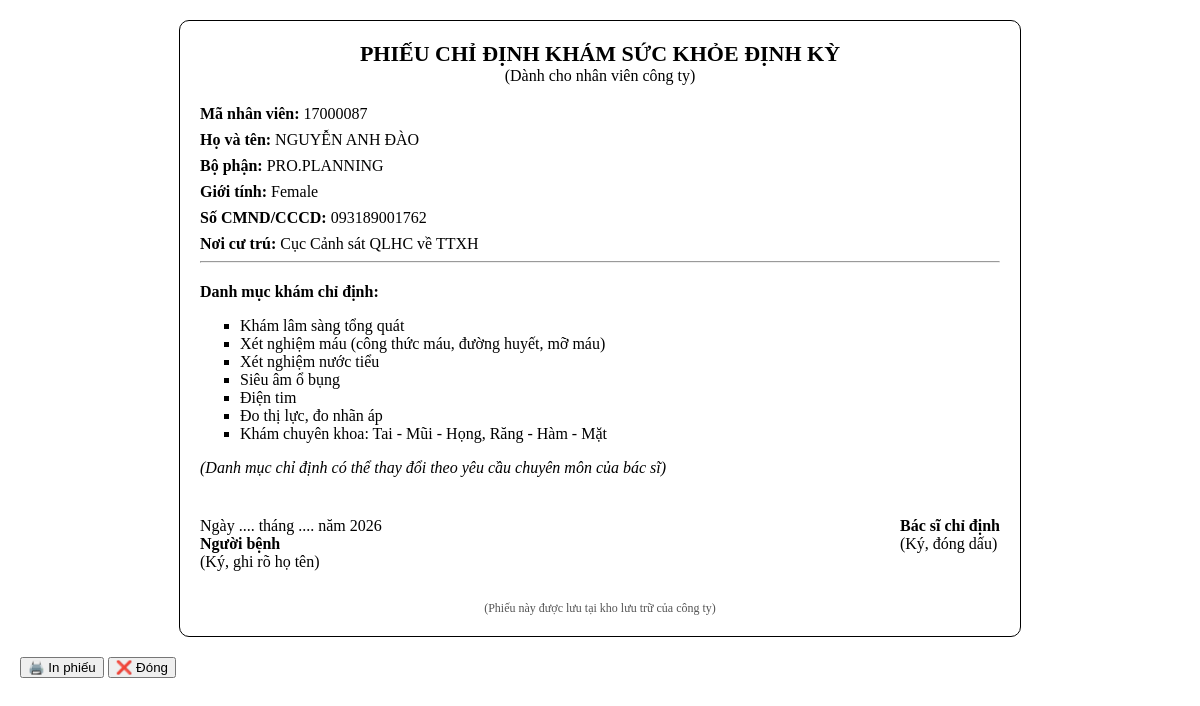
Page /import_bulk_exam.php?emp_no=17000087 on the committed database.
### tables this page shows
CREATE TABLE `employees` (
  `id` int(11) NOT NULL,
  `emp_no` varchar(20) NOT NULL,
  `name` varchar(255) NOT NULL,
  `factory_location` varchar(100) DEFAULT NULL,
  `bp` varchar(100) DEFAULT NULL,
  `dept` varchar(255) DEFAULT NULL,
  `gender` varchar(10) DEFAULT NULL,
  `national_id` varchar(50) DEFAULT NULL,
  `res_place` varchar(255) DEFAULT NULL,
  `position` varchar(100) DEFAULT NULL,
  `emp_class` varchar(100) DEFAULT NULL,
  `hire_type` varchar(50) DEFAULT NULL,
  `emp_status` varchar(50) DEFAULT NULL,
  `hire_date` date DEFAULT NULL,
  `promotion_date` date DEFAULT NULL,
  `re_check1` varchar(50) DEFAULT NULL,
  `re_check2` varchar(50) DEFAULT NULL,
  `remark_original` text DEFAULT NULL,
  `is_received` tinyint(1) DEFAULT 0,
  `received_date` datetime DEFAULT NULL,
  `printed_count` int(11) DEFAULT 0,
  `last_print_date` datetime DEFAULT NULL,
  `is_returned` tinyint(1) DEFAULT 0,
  `returned_date` datetime DEFAULT NULL,
  `note` text DEFAULT NULL,
  `created_at` timestamp NOT NULL DEFAULT current_timestamp(),
  `note_date` date DEFAULT NULL
);

### import_bulk_exam.php (the view, shortened to what this page needs)
<?php
require_once 'config.php';
$emp_no = $_GET['emp_no'] ?? '';
$force = isset($_GET['force']) && $_GET['force'] == 1;
$storageDir = __DIR__ . '/prescriptions';
$filePath = $storageDir . '/' . $emp_no . '.html';
if (file_exists($filePath) && !$force) {
    $html = file_get_contents($filePath);
} else {
    $stmt = $pdo->prepare("SELECT * FROM employees WHERE emp_no = ?");
    $stmt->execute([$emp_no]);
    $emp = $stmt->fetch(PDO::FETCH_ASSOC);
    ?>
    <!DOCTYPE html>
    <html lang="vi">
    <head>
    </head>
    <body>
    <div class="prescription-card">
        <div class="header">
            <div class="title">PHIẾU CHỈ ĐỊNH KHÁM SỨC KHỎE ĐỊNH KỲ</div>
            <div>(Dành cho nhân viên công ty)</div>
        </div>
        <div class="info-row"><strong>Mã nhân viên:</strong> <?= htmlspecialchars($emp['emp_no']) ?></div>
        <div class="info-row"><strong>Họ và tên:</strong> <?= htmlspecialchars($emp['name']) ?></div>
        <div class="info-row"><strong>Bộ phận:</strong> <?= htmlspecialchars($emp['bp']) ?></div>
        <div class="info-row"><strong>Giới tính:</strong> <?= htmlspecialchars($emp['gender']) ?></div>
        <div class="info-row"><strong>Số CMND/CCCD:</strong> <?= htmlspecialchars($emp['national_id']) ?></div>
        <div class="info-row"><strong>Nơi cư trú:</strong> <?= htmlspecialchars($emp['res_place']) ?></div>
        <hr>
        <div class="danh-muc">
            <strong>Danh mục khám chỉ định:</strong>
            <ul>
                <li>Khám lâm sàng tổng quát</li>
                <li>Xét nghiệm máu (công thức máu, đường huyết, mỡ máu)</li>
                <li>Xét nghiệm nước tiểu</li>
                <li>Siêu âm ổ bụng</li>
                <li>Điện tim</li>
                <li>Đo thị lực, đo nhãn áp</li>
                <li>Khám chuyên khoa: Tai - Mũi - Họng, Răng - Hàm - Mặt</li>
            </ul>
            <p><em>(Danh mục chỉ định có thể thay đổi theo yêu cầu chuyên môn của bác sĩ)</em></p>
        </div>
        <div class="signature">
            <div>Ngày .... tháng .... năm 2026<br><strong>Người bệnh</strong><br>(Ký, ghi rõ họ tên)</div>
            <div><strong>Bác sĩ chỉ định</strong><br>(Ký, đóng dấu)</div>
        </div>
        <div class="footer">(Phiếu này được lưu tại kho lưu trữ của công ty)</div>
    </div>
    <div class="no-print text-center" style="margin-top: 20px;">
        <button class="btn btn-primary" onclick="window.print();">🖨️ In phiếu</button>
        <button class="btn btn-secondary" onclick="window.close();">❌ Đóng</button>
    </div>
    </body>
    </html>
    <?php
    $html = ob_get_clean();
}
echo $html;
?>

### import_bulk_exam.php (style rules this page uses)
body { font-family: 'Times New Roman', Arial, sans-serif; margin: 20px; }
.prescription-card { max-width: 800px; margin: auto; border: 1px solid #000; padding: 20px; border-radius: 10px; background: white; }
.header { text-align: center; margin-bottom: 20px; }
.title { font-size: 22px; font-weight: bold; }
.info-row { margin-bottom: 8px; }
.danh-muc { margin-top: 20px; }
.danh-muc ul { list-style-type: square; }
.signature { margin-top: 40px; display: flex; justify-content: space-between; }
.footer { text-align: center; margin-top: 30px; font-size: 12px; color: #555; }

### rows in the picture
employees: emp_no "17000087", name "NGUYỄN ANH ĐÀO", bp "PRO.PLANNING", gender "Female", national "093189001762", res_place "Cục Cảnh sát QLHC về TTXH"
